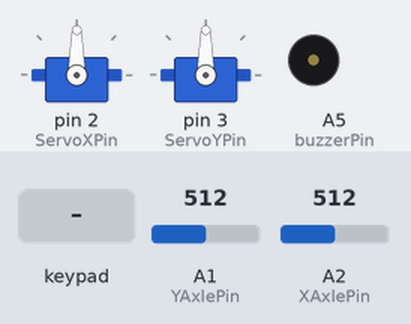
Simulated run of this sketch. Board: Arduino Uno, built with avr-gcc and run on an emulated ATmega328P. Shown: 2 × servo, buzzer (waves = sounding). Inputs (shaded band) come from the test bench; at power-on: A1 (YAxlePin) = 512, A2 (XAxlePin) = 512. What the sketch prints to the serial monitor is not drawn.

Above: at 1.2 s.
1.3 s: keypad keys 6 7 8 9 pressed 0.4 s apart
At 2.81 s:
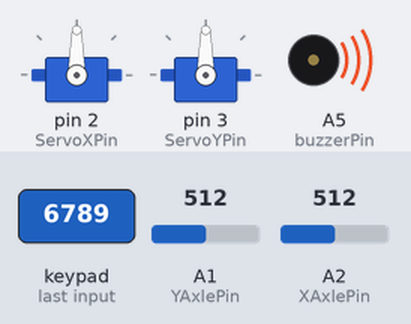
5.5 s: A1 (YAxlePin) set to 352
7.0 s: A1 (YAxlePin) set to 327
At 8.4 s:
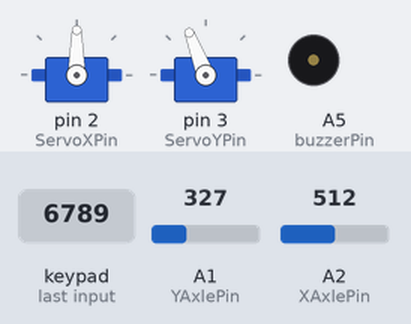
8.7 s: A2 (XAxlePin) set to 348
10.2 s: A2 (XAxlePin) set to 328
At 10.7 s:
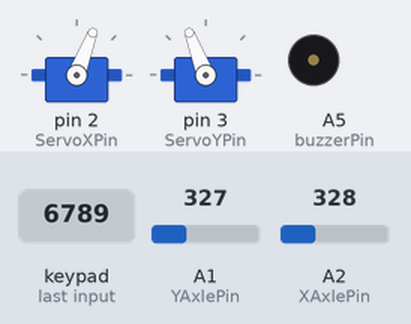
11.9 s: keypad keys 1 4 4 4 pressed 0.4 s apart
At 13.8 s:
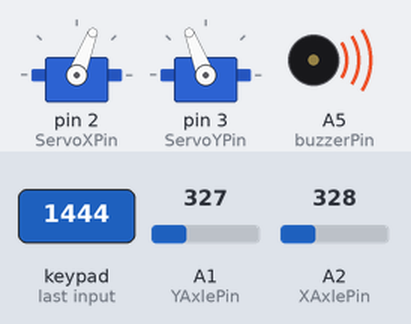
Timing chart, 0 to 15.7 s (numbered marks = the images above; inputs shaded):
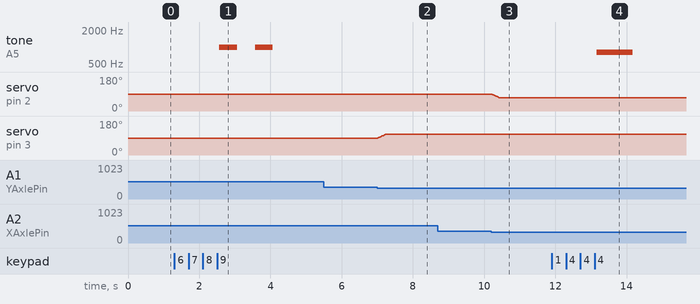

The sketch:

DIGICODE_pi_2.0.ino
```cpp
#include <Servo.h>
#include <Keypad.h>
#include <Password.h>

//----------T--------------------------------------
Servo myServoX; // define servo motor for X-axis
Servo myServoY; // define servo motor for Y-axis
int ServoXPin = 2; // define  X-axis pin
int ServoYPin = 3; // define  Y-axis pin
int ServoXHomePos =90; // set home position for servos
int ServoYHomePos =90;
int ServoXPos =103;
int ServoYPos =135;
int XAxlePin = A2; // define  X-axis pin control for joystick A2
int YAxlePin = A1; // define  Y-axis pin control for joystick A1
int XAxleValue = 0; // set start up value for joystick
int YAxleValue = 0;
int Direction = 0;
int range = 12; // output range of X or Y movement
int center = range/2; // resting position value
int threshold = range/4; // resting threshold

//-------------V--------------------------
String newPasswordString; //hold the new password
char newPassword[6]; //charater string of newPasswordString
const byte ROWS = 4;
const byte COLS = 4;
int GreenPin = A4;
int RedPin = A3;
char buzzerPin = A5;
//you can use password.set(newPassword) to overwrite it
Password password = Password( "1444" );
byte maxPasswordLength = 4;
byte currentPasswordLength = 0;
char keys[ROWS][COLS] = {
  {'1', '2', '3', 'A'},
  {'4', '5', '6', 'B'},
  {'7', '8', '9', 'C'},
  {'*', '0', '#', 'D'}
}; //R1-8, R2-9, R3-10, R4-11, C1-12, C2-13, C3-None, C4-None
byte rowPins[ROWS] = {6, 7, 8, 9};   //CONNECTIONS: blue-8 red-13, others in order in between
byte colPins[COLS] = {10,11 ,12 ,13 };
Keypad keypad = Keypad( makeKeymap(keys), rowPins, colPins, ROWS, COLS );


void setup()
{
myServoX.attach(ServoXPin); // attaching servo X
myServoY.attach(ServoYPin); // attaching servo Y
ServoXPos = ServoXHomePos;  // update ServoXPos with home position as startup
ServoYPos = ServoYHomePos;  // update ServoYPos with home position as startup
myServoX.write(ServoXPos);
myServoY.write(ServoYPos);
Serial.begin(9600);
}


void loop()
{
char key = keypad.getKey();
if (key != NO_KEY) {
  delay(60);
  switch (key) {
    default: processNumberKey(key);
  }
}

//-------T------------------------------
XAxleValue = readAxis(XAxlePin);
YAxleValue = readAxis(YAxlePin);
//Serial.print(XAxleValue,DEC);
//Serial.print(" - ");
//Serial.println(YAxleValue,DEC);
// check the values of joystick and move the servos smothly with delay of 100 millisecond
if (XAxleValue>0) { ServoXPos++; myServoX.write(ServoXPos); delay(0.1*(7-XAxleValue)); }
if (XAxleValue<0) { ServoXPos--; myServoX.write(ServoXPos); delay(0.1*(7+XAxleValue)); }
if (YAxleValue<0) { ServoYPos++; myServoY.write(ServoYPos); delay(0.1*(7-YAxleValue)); }
if (YAxleValue>0) { ServoYPos--; myServoY.write(ServoYPos); delay(0.1*(7+YAxleValue)); }
if (ServoXPos>ServoXHomePos+20) { ServoXPos=ServoXHomePos+20; }
if (ServoXPos<ServoXHomePos-20) { ServoXPos= ServoXHomePos-20; }
if (ServoYPos>ServoYHomePos+20) { ServoYPos=ServoYHomePos+20; }
if (ServoYPos<ServoYHomePos-20) { ServoYPos= ServoYHomePos-20; }
delay(10);
}
int readAxis(int thisAxis) {
// read the analog input:
int reading = analogRead(thisAxis);
// map the reading from the analog input range to the output range:
reading = map(reading, 0, 1023, 0, range);
// if the output reading is outside from the
// rest position threshold, use it:
int distance = reading - center;
if (abs(distance) < threshold) {
distance = 0;
}
// return the distance for this axis:
return distance;
}

//Cablage :
//Joystick :
//GND = sur GND
//5V = 5V
//VRX = A1
//VRY = A2

//Servo 1 (grosse boite)
//Brun = GND
//Rouge = 5V
//Orange = 3

//Servo 1 (petite boite)
//Brun = GND
//Rouge = 5V
//Orange = 2


//----------------FUNCTIONS V----------

void processNumberKey(char key) {
  Serial.print(key);
  currentPasswordLength++;
  password.append(key);
  if (currentPasswordLength == maxPasswordLength) {
    checkPassword();
  }
}

void checkPassword() {
  if (password.evaluate()) {
    Serial.println(" OK.");
    buzzer(true);
  } else {
    Serial.println(" Wrong password!");
    buzzer(false);
  }
  resetPassword();
}

void resetPassword() {
  password.reset();
  currentPasswordLength = 0;
}

void buzzer(int x) {
  if (x == true) {
    digitalWrite(GreenPin, HIGH);
    tone(buzzerPin, 800, 1000);
    delay(2000);
    digitalWrite(GreenPin, LOW);
  }
  else {
    digitalWrite(RedPin, HIGH);
    tone(buzzerPin, 1000, 500);
    delay(1000);
    tone(buzzerPin, 1000, 500);
    digitalWrite(RedPin, LOW);
  }
}
```

Measured:
- the behaviour switches between 341 and 340 on A1 (YAxlePin) (found by bisection; images 1 and 2)
- the behaviour switches between 341 and 340 on A2 (XAxlePin) (found by bisection; images 2 and 3)
- after the input at 1.3 s, tone on A5 (buzzerPin): alternates 1000 Hz for 0.50 s and silent for 0.50 s, 4 changes in all, then stays silent, starting after 1.3 s
- after the input at 5.5 s, every drawn part: stays the same
- after the input at 7.0 s, servo on pin 3 (ServoYPin): moves from 90° to 111° over 0.24 s, starting at once
- after the input at 8.7 s, every drawn part: stays the same
- after the input at 10.2 s, servo on pin 2 (ServoXPin): moves from 90° to 69° over 0.24 s, starting at once
- after the input at 11.9 s, tone on A5 (buzzerPin): silent → 800 Hz after 1.3 s, → silent 1.0 s later
